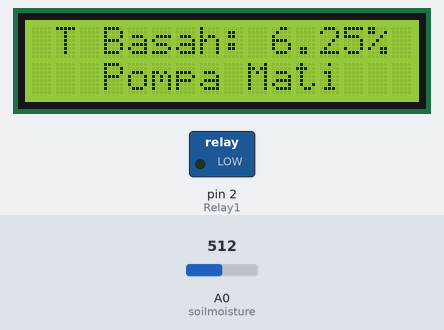
Bench run of a sketch on a simulated Arduino Uno, built with avr-gcc and run on an emulated ATmega328P. Shown: 16×2 character LCD, switched loads named in the sketch (green lamp = pin HIGH). The inputs (shaded band) are chosen by the test bench; at power-on: A0 (soilmoisture) = 512. What the sketch prints to the serial monitor is not drawn.

Above: at 7.4 s.
7.5 s: A0 (soilmoisture) set to 716
At 12.6 s:
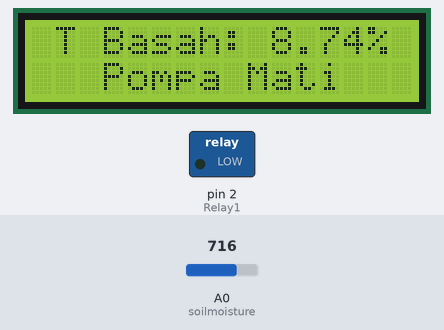
12.9 s: A0 (soilmoisture) set to 900
At 16.8 s:
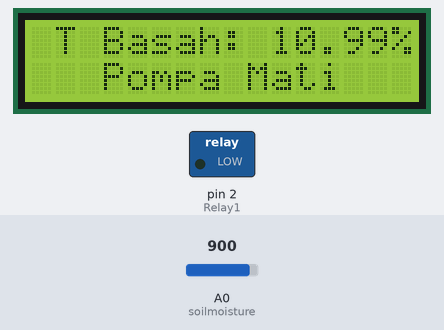
17.6 s: A0 (soilmoisture) set to 836
At 21.9 s:
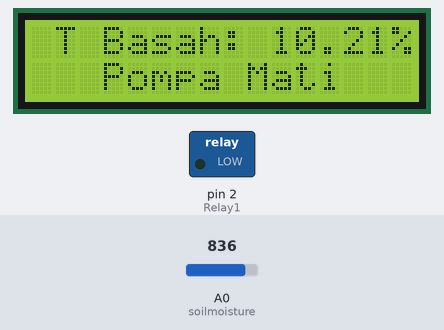
22.2 s: A0 (soilmoisture) set to 802
At 26.4 s:
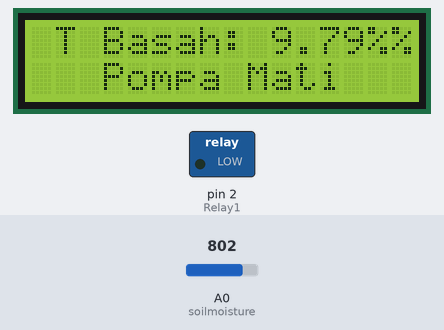
Timing chart, 0 to 27.9 s (numbered marks = the images above; inputs shaded):
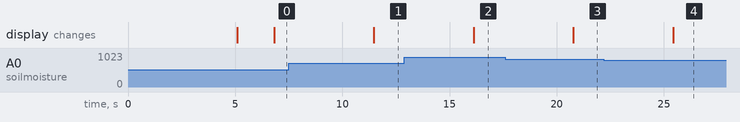

The sketch:

LCD_SOIL_MOIST.ino
```cpp
#include <LiquidCrystal_I2C.h>

//define I2C address......
LiquidCrystal_I2C lcd(0x27,16,2);
const int soilmoisture = A0;
float persen;
int Relay1 = 2;

void setup() {
  Serial.begin(9600);
  pinMode(Relay1, OUTPUT);
  lcd.init();
  lcd.backlight();
  lcd.setCursor(0,0);
  lcd.print("Penyiram Tanaman");
  lcd.setCursor(1,1);
  lcd.print("Auto Basis IOT");
  delay(5000);
  lcd.clear();
}

void loop() {//Pengulangan hasil pembacaan sensor
  for(int i=0; i<5; i++)
  {
    analogSense();
    delay(500);
}
}
void analogSense(){   //Sensor kelembaban tanah
    float soil = analogRead(soilmoisture);  //mendeteksi nilai dari sensor soil moisture
    persen=(soil/8192)*100;  //mempersentasikan hasil pembacaan nilai sensor ke persen
//Tampilan pada serial moitor
    Serial.print("\nSoil Moisture: ");
    Serial.print(soil);
    delay(800);
    Serial.print("Hasil Persen: ");
    Serial.print(persen);
    delay(900);
    //Untuk kondisi tanah kering
     if(persen>25){  //jika kelembaban tanah <= 25, maka pompa on
    relayOFF();
    lcd.setCursor(1,0);
    lcd.print("T Kering: ");
    lcd.print(persen);
    lcd.print("%");
    lcd.setCursor(3,1);
    lcd.print("Pompa Nyala");
     }
 //Untuk kondisi  tanah basah
    else if(persen<=25){// jika kelembaban tanah > 25 pompa off
    relayON();
    lcd.setCursor(1,0);
    lcd.print("T Basah: ");
    lcd.print(persen);
    lcd.print("%");
    lcd.setCursor(3,1);
    lcd.print("Pompa Mati");
    }
    delay(100);
  }
//Inisiasi penggunaan relay
void relayON(){
  digitalWrite(Relay1, LOW);
  Serial.println("Relay 1 ON");

}
void relayOFF(){
  digitalWrite(Relay1, HIGH);
  Serial.println("Relay 1 OFF");

}
```

Measured:
- the behaviour switches between 819 and 818 on A0 (soilmoisture) (found by bisection; images 3 and 4)
- after the input at 7.5 s, the display: changes after 4.0 s (image 1)
- after the input at 12.9 s, the display: changes after 3.2 s (image 2)
- after the input at 17.6 s, the display: changes after 3.2 s (image 3)
- after the input at 22.2 s, the display: changes after 3.2 s (image 4)
